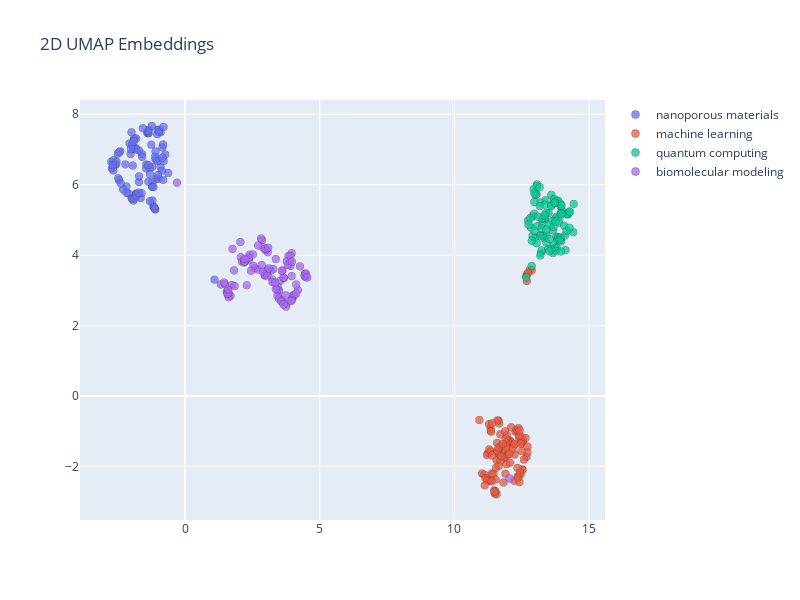

This figure's notebook cell:
### Code cell
colors = cycle(plotly.colors.sequential.Viridis)
import plotly.express as px

colors = cycle(px.colors.qualitative.Plotly)
layout = {
    "title": "2D UMAP Embeddings",
    "width": 800,
    "height": 600,
    "hovermode": "closest",
}

fig = go.Figure(layout=layout)
for label in papers["query"].unique():
    color = next(colors)
    subset = papers[papers["query"] == label]
    trace = go.Scattergl(
        x = subset["umap_x"],
        y = subset["umap_y"],
        name = label,
        mode = "markers",
        marker = dict(
            color = color,
            size = 8,
            line = dict(width=0.5),
            opacity=0.75
        ),
        text=subset["tooltip"]
    )
    fig.add_trace(trace)

fig.show()
